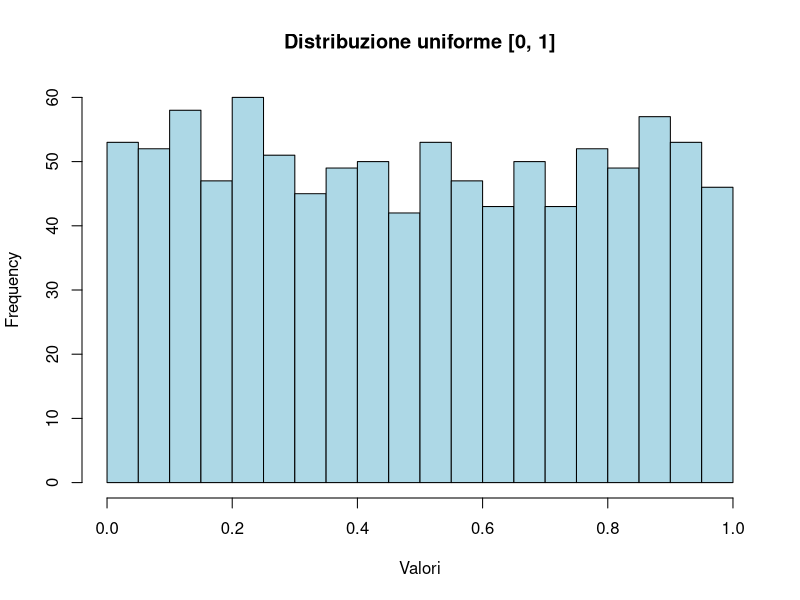
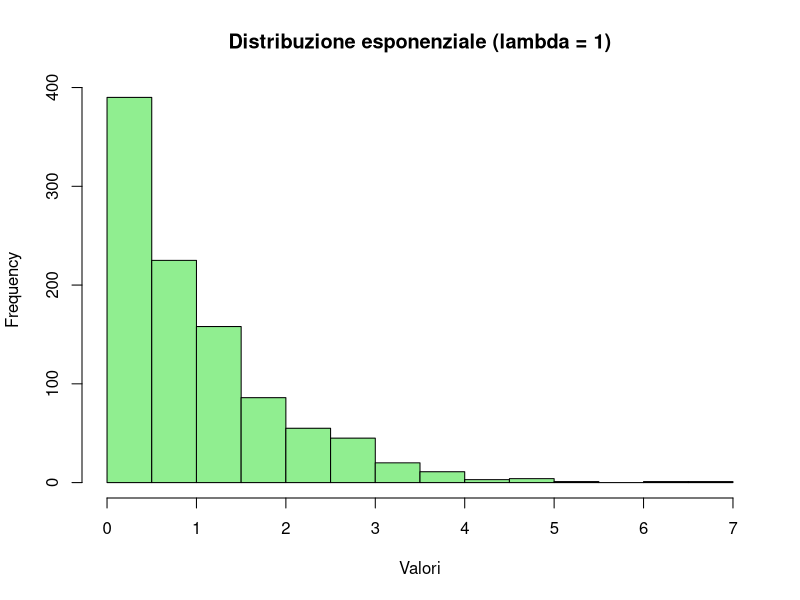
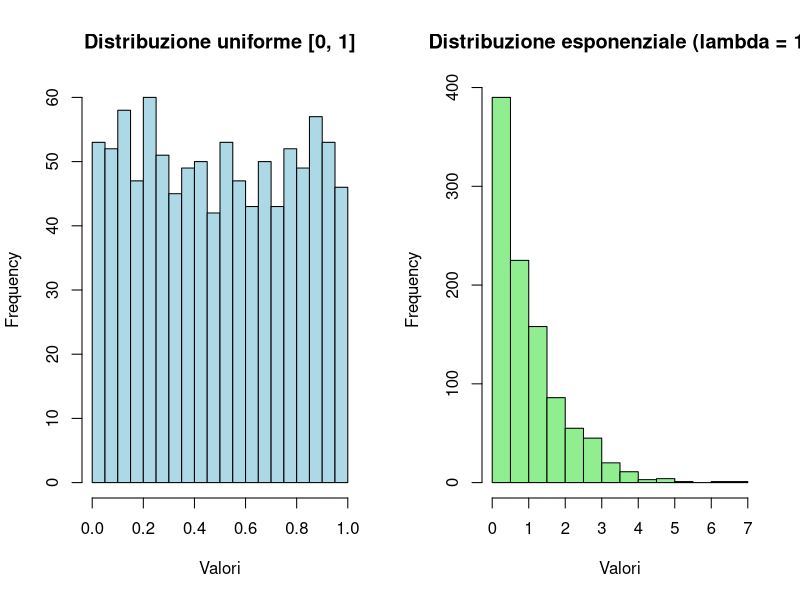
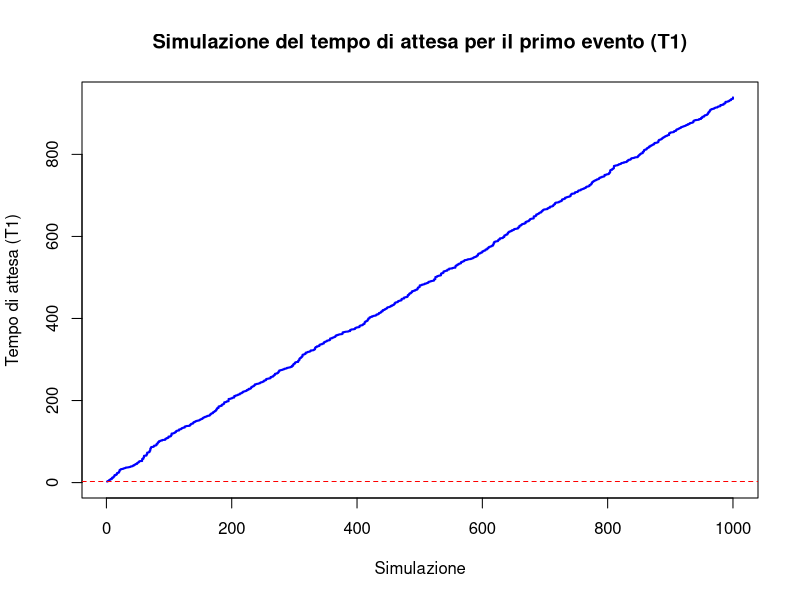

Generate these figures, in order, with R:
# Numero di variabili da generare
n <- 1000

# Generazione di variabili uniformi in [0, 1]
uniforme <- runif(n, min = 0, max = 1)

# Visualizzazione del risultato
hist(uniforme, breaks = 20, col = "lightblue", main = "Distribuzione uniforme [0, 1]", xlab = "Valori")

# Generazione di variabili esponenziali con lambda = 1
esponenziale <- rexp(n, rate = 1)

# Visualizzazione del risultato
hist(esponenziale, breaks = 20, col = "lightgreen", main = "Distribuzione esponenziale (lambda = 1)", xlab = "Valori")

# Impostazione del grafico a due pannelli
par(mfrow = c(1, 2))

# Istogramma della distribuzione uniforme
hist(uniforme, breaks = 20, col = "lightblue", main = "Distribuzione uniforme [0, 1]", xlab = "Valori")

# Istogramma della distribuzione esponenziale
hist(esponenziale, breaks = 20, col = "lightgreen", main = "Distribuzione esponenziale (lambda = 1)", xlab = "Valori")

# Ripristinare il layout grafico originale
par(mfrow = c(1, 1))


# Parametro lambda (tasso di arrivo)
lambda <- 1  # tasso di arrivo (può essere cambiato)

# Numero di simulazioni
n <- 1000

# Generazione di n tempi di attesa esponenziali
tempi_attesa <- rexp(n, rate = lambda)

# Calcoliamo il primo tempo di attesa per ogni simulazione
T_1 <- cumsum(tempi_attesa)

# Creiamo un grafico per visualizzare i tempi di attesa
plot(T_1, type = "s", col = "blue", lwd = 2, 
     main = "Simulazione del tempo di attesa per il primo evento (T1)",
     xlab = "Simulazione", ylab = "Tempo di attesa (T1)",
     ylim = c(0, max(T_1)))

# Aggiungere una linea orizzontale per il primo evento
abline(h = T_1[1], col = "red", lty = 2)
